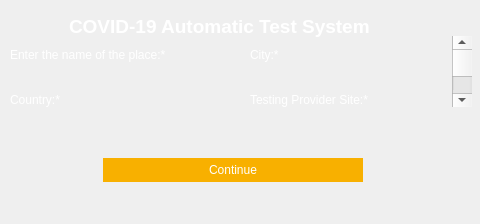
<?xml version="1.0" encoding="UTF-8"?>
<ui version="4.0">
 <class>Dialog</class>
 <widget class="QDialog" name="Dialog">
  <property name="geometry">
   <rect>
    <x>0</x>
    <y>0</y>
    <width>480</width>
    <height>224</height>
   </rect>
  </property>
  <property name="windowTitle">
   <string>Dialog</string>
  </property>
  <widget class="QWidget" name="widget" native="true">
   <property name="geometry">
    <rect>
     <x>0</x>
     <y>0</y>
     <width>480</width>
     <height>224</height>
    </rect>
   </property>
   <property name="styleSheet">
    <string notr="true">.QWidget{background-image: url(:/public/png/public/rectangle.png);border:0px;}</string>
   </property>
   <widget class="QPushButton" name="back">
    <property name="geometry">
     <rect>
      <x>10</x>
      <y>14</y>
      <width>49</width>
      <height>24</height>
     </rect>
    </property>
    <property name="styleSheet">
     <string notr="true">.QPushButton{background-image: url(:/public/png/public/back.png); border:0;}</string>
    </property>
    <property name="text">
     <string/>
    </property>
   </widget>
   <widget class="QLabel" name="title">
    <property name="geometry">
     <rect>
      <x>69</x>
      <y>9</y>
      <width>401</width>
      <height>34</height>
     </rect>
    </property>
    <property name="font">
     <font>
      <family>Arial</family>
      <pointsize>14</pointsize>
      <weight>75</weight>
      <bold>true</bold>
     </font>
    </property>
    <property name="styleSheet">
     <string notr="true">.QLabel{background-color: transparent; border:0; color :white}</string>
    </property>
    <property name="text">
     <string>COVID-19 Automatic Test System</string>
    </property>
   </widget>
   <widget class="QPushButton" name="continue_bt">
    <property name="geometry">
     <rect>
      <x>103</x>
      <y>158</y>
      <width>260</width>
      <height>24</height>
     </rect>
    </property>
    <property name="styleSheet">
     <string notr="true">QPushButton{background-color: rgb(248,176,0); border:0; color :white}</string>
    </property>
    <property name="text">
     <string>Continue</string>
    </property>
   </widget>
   <widget class="QLineEdit" name="country">
    <property name="geometry">
     <rect>
      <x>10</x>
      <y>112</y>
      <width>220</width>
      <height>24</height>
     </rect>
    </property>
    <property name="styleSheet">
     <string notr="true">QLineEdit{background-image: url(:/public/png/public/rectangle-copy.png);background-color: transparent; border:0; color :white}
</string>
    </property>
    <property name="inputMask">
     <string/>
    </property>
    <property name="text">
     <string notr="true"/>
    </property>
    <property name="placeholderText">
     <string/>
    </property>
   </widget>
   <widget class="QLabel" name="country_hint">
    <property name="geometry">
     <rect>
      <x>10</x>
      <y>92</y>
      <width>180</width>
      <height>16</height>
     </rect>
    </property>
    <property name="styleSheet">
     <string notr="true">.QLabel{background-color: transparent; border:0; color :white}</string>
    </property>
    <property name="text">
     <string>Country:*</string>
    </property>
   </widget>
   <widget class="QLineEdit" name="provider">
    <property name="geometry">
     <rect>
      <x>250</x>
      <y>112</y>
      <width>220</width>
      <height>24</height>
     </rect>
    </property>
    <property name="styleSheet">
     <string notr="true">QLineEdit{background-image: url(:/public/png/public/rectangle-copy.png);background-color: transparent; border:0; color :white}
</string>
    </property>
    <property name="inputMask">
     <string/>
    </property>
    <property name="text">
     <string notr="true"/>
    </property>
    <property name="placeholderText">
     <string/>
    </property>
   </widget>
   <widget class="QLabel" name="provider_hint">
    <property name="geometry">
     <rect>
      <x>250</x>
      <y>92</y>
      <width>211</width>
      <height>16</height>
     </rect>
    </property>
    <property name="styleSheet">
     <string notr="true">.QLabel{background-color: transparent; border:0; color :white}</string>
    </property>
    <property name="text">
     <string>Testing Provider Site:*</string>
    </property>
   </widget>
   <widget class="QLabel" name="city_hint">
    <property name="geometry">
     <rect>
      <x>250</x>
      <y>47</y>
      <width>180</width>
      <height>16</height>
     </rect>
    </property>
    <property name="styleSheet">
     <string notr="true">.QLabel{background-color: transparent; border:0; color :white}</string>
    </property>
    <property name="text">
     <string>City:*</string>
    </property>
   </widget>
   <widget class="QLabel" name="place_hint">
    <property name="geometry">
     <rect>
      <x>10</x>
      <y>47</y>
      <width>221</width>
      <height>16</height>
     </rect>
    </property>
    <property name="styleSheet">
     <string notr="true">.QLabel{background-color: transparent; border:0; color :white}</string>
    </property>
    <property name="text">
     <string>Enter the name of the place:*</string>
    </property>
   </widget>
   <widget class="QLineEdit" name="city">
    <property name="geometry">
     <rect>
      <x>250</x>
      <y>67</y>
      <width>220</width>
      <height>24</height>
     </rect>
    </property>
    <property name="styleSheet">
     <string notr="true">QLineEdit{background-image: url(:/public/png/public/rectangle-copy.png);background-color: transparent; border:0; color :white}
</string>
    </property>
    <property name="inputMask">
     <string/>
    </property>
    <property name="text">
     <string notr="true"/>
    </property>
    <property name="placeholderText">
     <string/>
    </property>
   </widget>
   <widget class="QLineEdit" name="place">
    <property name="geometry">
     <rect>
      <x>10</x>
      <y>67</y>
      <width>220</width>
      <height>24</height>
     </rect>
    </property>
    <property name="styleSheet">
     <string notr="true">QLineEdit{background-image: url(:/public/png/public/rectangle-copy.png);background-color: transparent; border:0; color :white}
</string>
    </property>
    <property name="inputMask">
     <string/>
    </property>
    <property name="text">
     <string notr="true"/>
    </property>
    <property name="placeholderText">
     <string/>
    </property>
   </widget>
   <widget class="QScrollBar" name="scroll">
    <property name="geometry">
     <rect>
      <x>452</x>
      <y>36</y>
      <width>20</width>
      <height>71</height>
     </rect>
    </property>
    <property name="orientation">
     <enum>Qt::Vertical</enum>
    </property>
   </widget>
  </widget>
 </widget>
 <resources>
  <include location="../../title.qrc"/>
 </resources>
 <connections/>
</ui>
